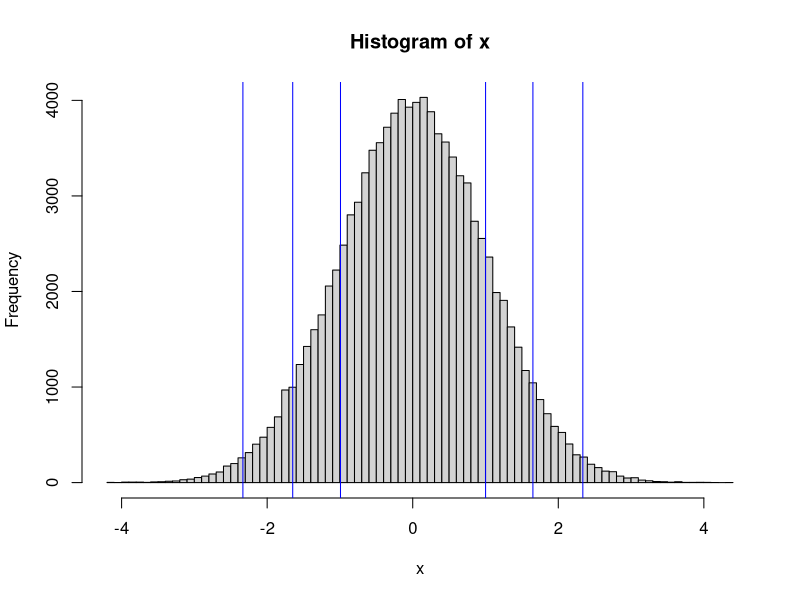
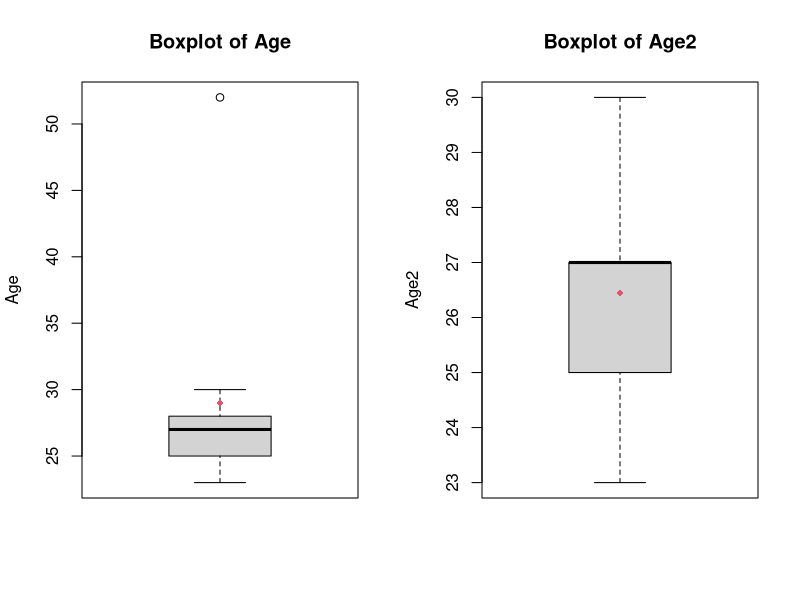
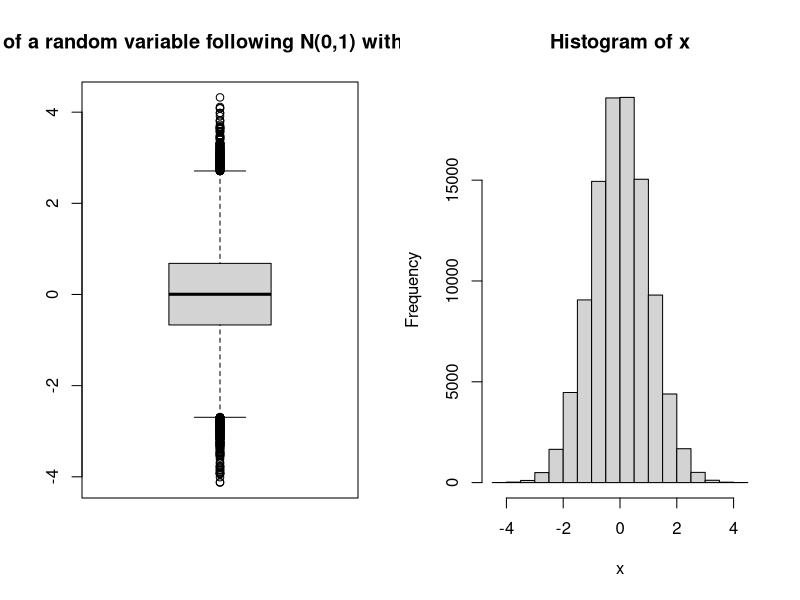
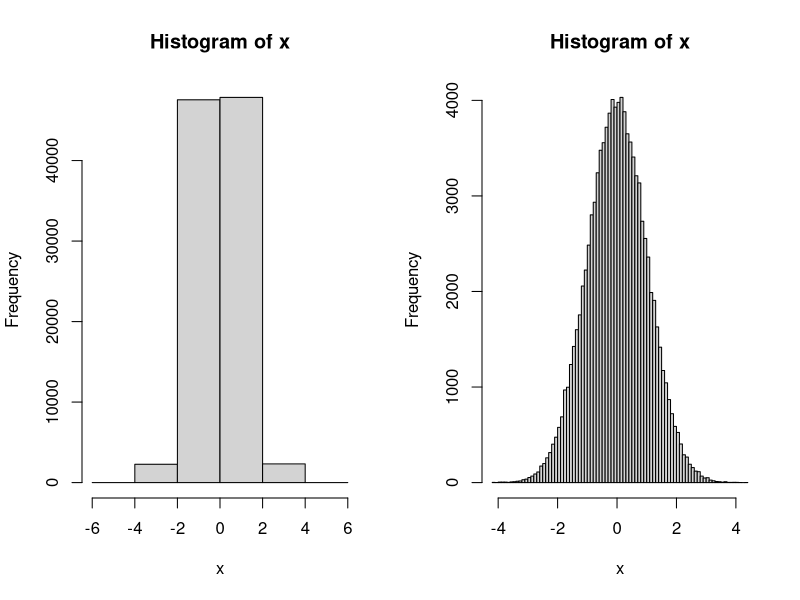
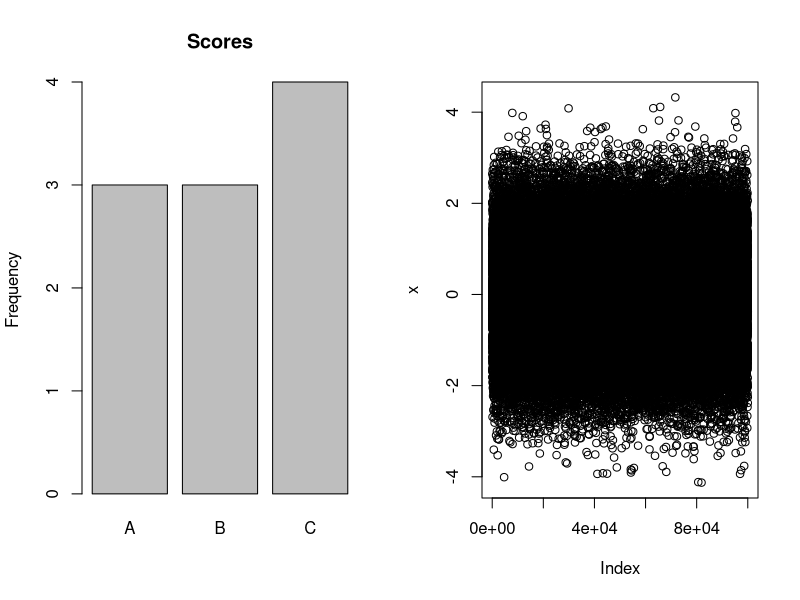
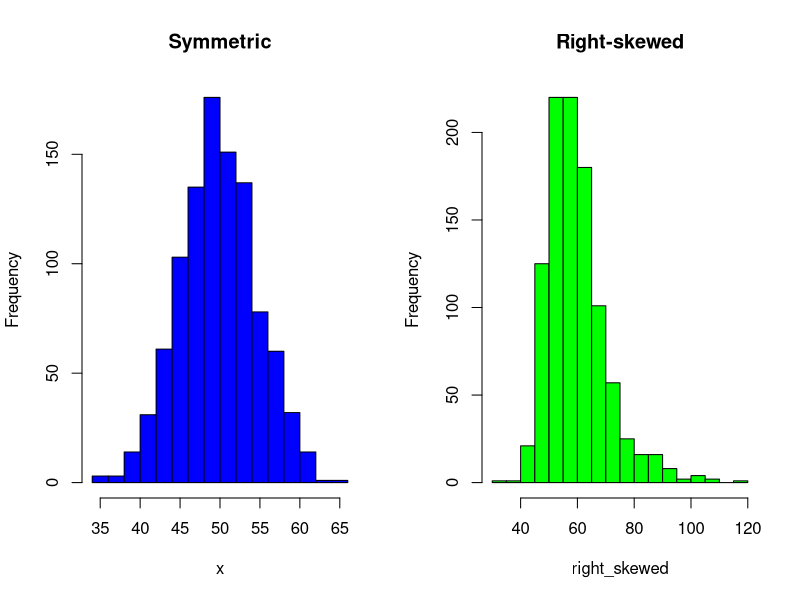
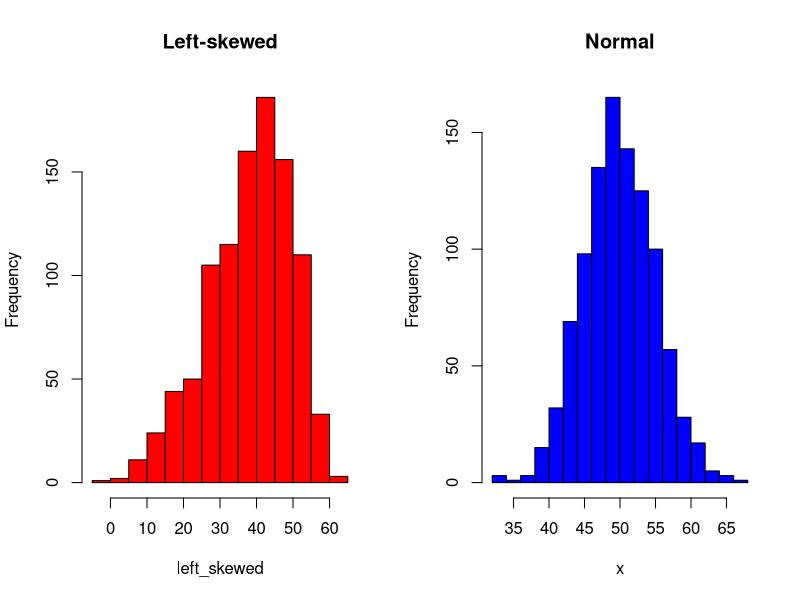
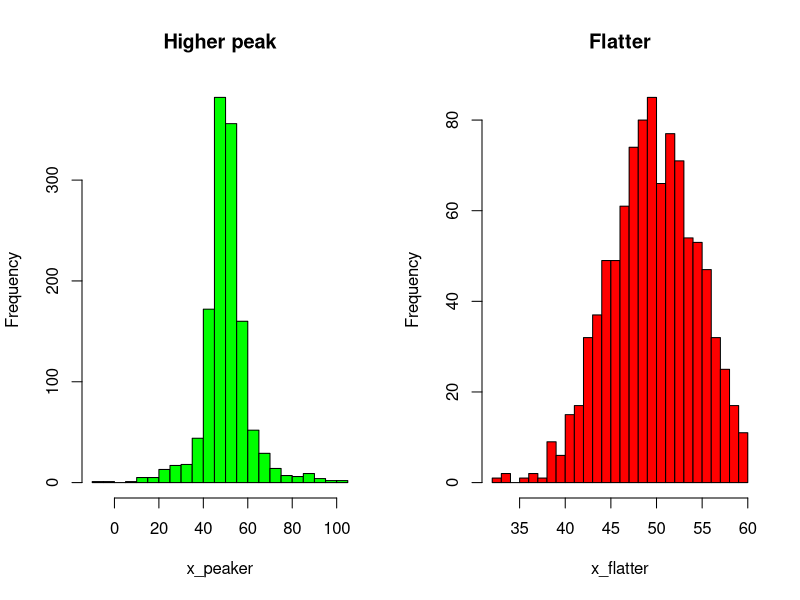

Source code (R) for these figures, in order:
## ---- chunk 1
Age <- c (25, 27, 28, 23, 52, 27, 27, 26, 25, 30)
## ---- chunk 2
sum(Age) / length(Age)
mean(Age)
## ---- chunk 3
Age2 <- c (25, 27, 28, 23, 27, 27, 26, 25, 30)
## ---- chunk 4
sort(Age)
sort(Age2)
## ---- chunk 5
sort(Age2)[5]
## ---- chunk 6
sort(Age)[c(5,6)]
sum(sort(Age)[c(5,6)])/2
## ---- chunk 7
median(Age)
median(Age2)
## ---- chunk 8
table(Age)
sort(table(Age), decreasing = TRUE)
## ---- chunk 9
sort(table(Age),decreasing = TRUE)[1]
## ---- chunk 10
as.numeric(names(sort(table(Age),decreasing = TRUE)[1]))
## ---- chunk 11
which.max(table(Age)) #returning the position of the max, i.e. 4th position here
table(Age)[which.max(table(Age))] #then using that position into the original vector
as.numeric(names(table(Age)[which.max(table(Age))]))
## ---- chunk 12
score <- as.factor ( c ("C","C","A","B","A","C","B","B","A","C"))
table(score)
names(which.max(table(score)))
## ---- chunk 13
which.max(tabulate(Age))
## ---- chunk 14
mymode<-function(x){
  ifelse(is.factor(x)==TRUE,
         names(which.max(table(x))),
         which.max(tabulate(x)))
}
mymode(Age)
mymode(score)
## ---- chunk 15
max(Age) - min(Age)
range(Age)
## ---- chunk 16
# quartiles are the default
quantile(Age)
#deciles
quantile(Age, probs = seq(0, 1, 0.1))

#Suppose a larger set of 100000 values "normally" distributed around the mean 0
set.seed(233)
x<-rnorm(n = 100000, mean=0, sd=1)
#the 1st , 5th, 95th and 99th % and some others
quantile(x, probs = c(0.01, 0.05, 0.16, 0.84, 0.95, 0.99))
## ---- chunk 17
hist(x, breaks = 100)
abline(v=quantile(x, probs = c(0.01, 0.05, 0.16, 0.84, 0.95, 0.99)), col="blue")
## ---- chunk 18
quantile(Age, probs = 0.75) - quantile(Age, probs = 0.25)

#or
IQR(Age)
## ---- chunk 19
v<- Age-mean(Age) #set of deviations to the mean
sum(v)/length(v)
## ---- chunk 20
abs_v<- abs(Age-mean(Age)) #set of deviations to the mean
mean(abs_v)
## ---- chunk 21
(Age-mean(Age))^2 #squared deviations to the mean
sum((Age-mean(Age))^2) #sum of squared deviations to the mean
sum((Age-mean(Age))^2)/(length(Age)-1) #...divided by n-1

var(Age)
var(Age2)
## ---- chunk 22
sqrt(var(Age))
sqrt(var(Age2))
#or simply
sd(Age) #again remember it is the sample sd
sd(Age2)
## ---- chunk 23
par (mfrow = c(1, 2)) # to display multiple plots at once
boxplot(Age, ylab = "Age", main = "Boxplot of Age")
points(mean(Age), col = 2, pch = 18)

boxplot(Age2, ylab = "Age2", main = "Boxplot of Age2")
points(mean(Age2), col = 2, pch = 18)
## ---- chunk 24
stem(Age)
stem(Age2)
## ---- chunk 25
set.seed(233)
x<-rnorm(n = 100000, mean=0, sd=1)

summary(x)
boxplot(x, main = "Boxplot of a random variable following N(0,1) with n = 100,000")
hist(x)
## ---- chunk 26
par(mfrow=c(1,2))
hist(x, breaks=5)
hist(x, breaks=100)
## ---- chunk 27
table(score)
plot(score, main = "Scores", ylab = "Frequency")
## ---- chunk 28
plot(x)
## ---- chunk 29
set.seed(101)
x<-rnorm(1000, mean=50,sd=5)
mean(x)
median(x)
e1071::skewness(x)
e1071::skewness((x-100)/1000) #with this you see it is not influenced by any rescaling
sum((x-mean(x))^3)/(sd(x)^3*length(x)) #manual computation
## ---- chunk 30
set.seed(101)
right_skewed <- x + rexp(1000, rate = 0.1) #we add an exp to the previous x for generating a right skewed distribution
left_skewed <- rnorm(1000, mean = 50, sd = 5) - rexp(100, rate = 0.1) #left skewed

hist(x, main = "Symmetric", col = "blue", breaks = 20)
hist(right_skewed, main = "Right-skewed",col = "green", breaks = 20)
hist(left_skewed, main = "Left-skewed", col = "red", breaks = 20)

e1071::skewness(x)
e1071::skewness(right_skewed)
e1071::skewness(left_skewed)

## ---- chunk 31
set.seed(101)
x<-rnorm(1000, mean=50,sd=5)
e1071::kurtosis(x)
e1071::kurtosis((x-100)/1000) #with this you see it is not dependent on scale 
## ---- chunk 32
set.seed(1010)
x<-rnorm(1000, mean=50,sd=5)
x_peaker<-c(x, rnorm(300, mean = 50, sd = 20))
x_flatter<-x[abs(x) < 60]

hist(x, main = "Normal", col = "blue", breaks = 20)
hist(x_peaker, main = "Higher peak",col = "green", breaks = 20)
hist(x_flatter, main = "Flatter", col = "red", breaks = 20)

e1071::kurtosis(x)
e1071::kurtosis(x_peaker)
e1071::kurtosis(x_flatter)
